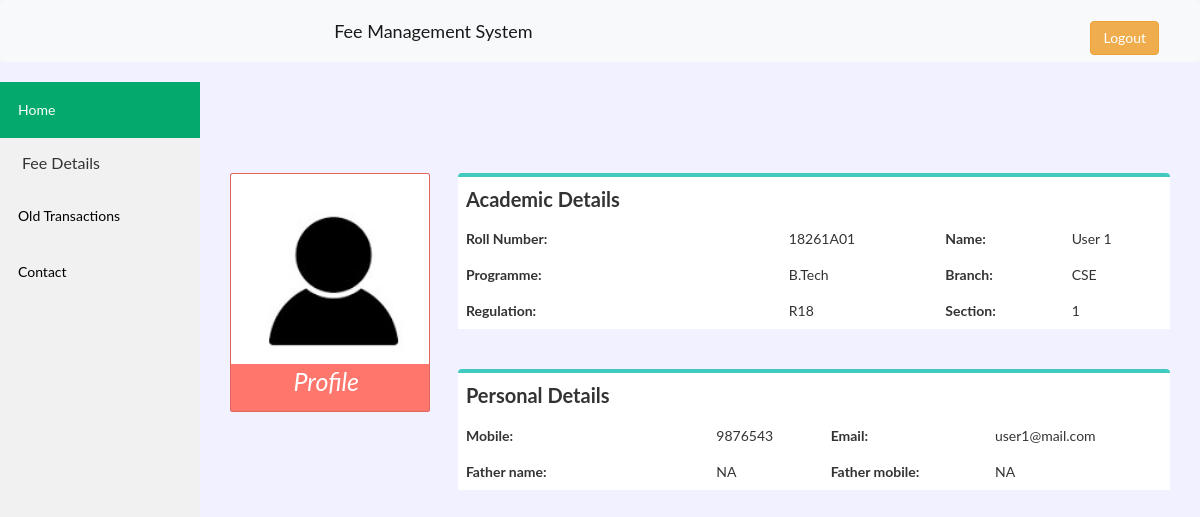
Screenshot of /accounts/index.php (signed in) with the database file from the repository.
### tables this page shows
CREATE TABLE `users` (
  `USER_ID` varchar(20) NOT NULL,
  `PASSWORD` varchar(100) NOT NULL,
  `FIRST_NAME` text NOT NULL,
  `LAST_NAME` text NOT NULL,
  `PHONE` varchar(20) NOT NULL,
  `EMAIL` varchar(30) DEFAULT NULL,
  `Programme` text NOT NULL DEFAULT '\'BTech\'',
  `Branch` varchar(20) NOT NULL,
  `Regulation` varchar(5) NOT NULL,
  `Section` int(1) NOT NULL,
  `USER_STATUS_ID` int(2) NOT NULL DEFAULT 2,
  `fathername` text DEFAULT NULL,
  `fatherphone` varchar(15) DEFAULT NULL
);

### accounts/index.php (the view, shortened to what this page needs)
<?php
include "../db_config.php";
$username=$_SESSION["userid"];
$sql = "SELECT * FROM users WHERE USER_ID = '$username';";
$result = $con->query($sql);
$row = $result->fetch_assoc();
?>
<!DOCTYPE html>
<head>
		<link rel="stylesheet" href="https://maxcdn.bootstrapcdn.com/bootstrap/4.0.0-beta.2/css/bootstrap.min.css"  >
        <link href="https://maxcdn.bootstrapcdn.com/bootstrap/3.3.6/css/bootstrap.min.css" rel="stylesheet" />
    <link rel="stylesheet" href="../templates/css/sidebar.css">
</head>
<body class="body">
<nav class="navbar navbar-light bg-light">
  <div class="container-fluid">
    <a class="navbar-brand" href="#">
      Fee Management System
    </a>
    <form class="d-flex " style="align: 'right'" action="../logout.php">
        <button class="btn btn-warning" style="position: absolute; top: 20px; right: 40px;" type="submit">Logout</button>
      </form>
  </div>
</nav>
<div class="sidebar ">
  <a class="active" href="index.php">Home</a>
  <button class="dropdown-btn" style="height:50px;">Fee Details
  </button>
  <a href="old_transactions.php">Old Transactions</a>
  <a href="contact.php">Contact</a>
</div>
<br>
<div style="width:auto;margin-right:10%;">
<h1>tab</h1>
</div>
<div class="content grid-container" style="width:auto;">
    <div class="grid-child card" style='width:20rem;height:24%;background-color:#FF766C;'>
  <img class="card-img-top" src="../media/user.jpg" alt="<?php echo $_SESSION["userid"]?>">
  <i style="color:#fff;font-size:25px;margin-left:2.5em;"> Profile</i>
    </div>
    <div class="  grid-child ">
            <table class="table noborder" >
                    <div class="graphical-heading"></div>
                    <thead>
                    <th scope="col" style="font-size:20px">Academic Details</th>
                    <th></th>
                    <th></th>
                    <th></th>
                    </thead>
                    <tbody>
                        <tr>
                            <th scope="row">Roll Number:</th>
                            <td> <?php echo $_SESSION["userid"] ?></td>
                            <th scope="row">Name: </th>
                            <td scope="row"><?php echo $_SESSION["username"]?></td>
                        </tr>
                        <tr>
                            <th scope="row">Programme:</th>
                            <td> <?php echo $row["Programme"]?></td>
                            <th scope="row">Branch: </th>
                            <td scope="row"><?php echo $row["Branch"] ?></td>
                        </tr>
                        <tr>
                            <th scope="row">Regulation: </th>
                            <td> <?php echo $row["Regulation"]?></td>
                            <th scope="row">Section: </th>
                            <td scope="row"><?php echo $row["Section"]?></td>
                        </tr>
                    </tbody>
                </table>
                <br>
                <table class="table noborder">
                <div class="graphical-heading"></div>
                    <thead>
                    <th scope="col" style="font-size:20px">Personal Details</th>
                    <th></th>
                    <th></th>
                    <th></th>
                </thead>
                <tbody>
                <tr>
                <th scope="row">Mobile:</th>
                <td> <?php echo $row["PHONE"] ?></td>
                <th scope="row">Email: </th>
                <td scope="row"><?php echo $row["EMAIL"]?></td>
                </tr>
                <tr>
                <th scope="row">Father name:</th>
                <td> <?php if($row["fathername"]==""){echo "NA";}else{echo $row["fathername"];}?></td>
                <th scope="row">Father mobile: </th>
                <td scope="row"><?php if($row["fatherphone"]==""){echo "NA";}else{echo $row["fatherphone"];}?></td>
                </tr>
    </div>
</div>
</body>
</html>

### templates/css/sidebar.css (style rules this page uses)
body { margin: 0; font-family: "Lato", sans-serif; }
.sidebar { margin: 0; padding: 0; width: 200px; background-color: #f1f1f1; position: fixed; height: 100%; overflow: auto; }
.sidebar a { display: block; color: black; padding: 18px; text-decoration: none; }
.sidebar a.active { background-color: #04AA6D; color: white; }
div.content { margin-left: 200px; padding: 1px 30px; height: 1000px; }
.graphical-heading { background: #41cac0; color: #fff; text-align: center; font-style: italic; padding: 40px 110px; border-radius: 4px 4px 0 0; -webkit-border-radius: 4px 4px 0 0; font-size: 16px; font-weight: 300; padding: 2px; }
.dropdown-btn { padding: 6px 8px 6px 22px; font-size: 16px; display: block; border: none; background: none; width:100%; text-align: left; cursor: pointer; outline: none; }

### accounts/index.php (style rules this page uses)
.noborder td, .noborder th { border: none !important; background-color:white; }
.body { background-color:#f1f1ff;; }
.grid-container { display: grid; grid-template-columns: 0.8fr 2.5fr; grid-gap: 0px; }
.dropdown-btn { padding: 6px 8px 6px 22px; font-size: 16px; display: block; border: none; background: none; width:100%; text-align: left; cursor: pointer; outline: none; }

### rows the page displays
users: Programme "B.Tech", Branch "CSE", Regulation "R18", Section "1", PHONE "9876543", EMAIL "user1@mail.com"

### other values shown
$_SESSION["userid"] "18261A01"
$_SESSION["username"] "User 1"
